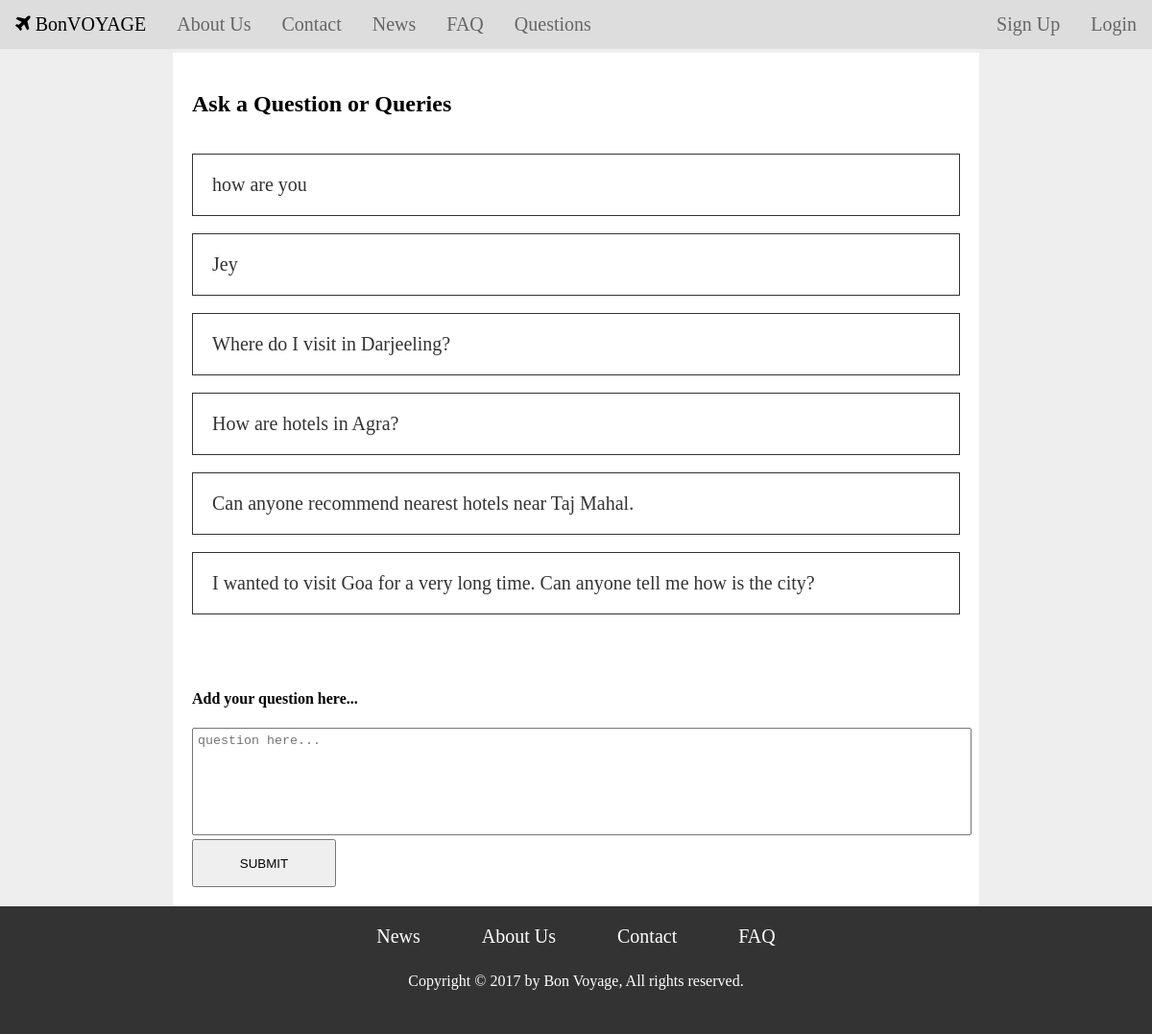
The app's page /questions/index.php with its own data.
### tables this page shows
CREATE TABLE `Questions` (
  `Id` int(11) NOT NULL,
  `Question` text NOT NULL,
  `Questioner` varchar(50) NOT NULL,
  `date_time` datetime NOT NULL
);

### questions/index.php (the view, shortened to what this page needs)
<?php
	include("../config.php");
	$sql = "SELECT * FROM Questions  ORDER BY date_time DESC";
	$result = mysqli_query($conn,$sql);
?>
<!DOCTYPE HTML>
<html>
	<head>
		<link rel="stylesheet" type="text/css" href="../css/navbar.css">
		<link rel="stylesheet" type="text/css" href="../css/content.css">
		<link rel="stylesheet" type="text/css" href="css/question.css">
		<link rel="stylesheet" type="text/css" href="../css/footer.css">
		<link rel="stylesheet" href="https://cdnjs.cloudflare.com/ajax/libs/font-awesome/4.7.0/css/font-awesome.min.css">
	</head>
	<body>
		<?php
			if(!isset($_SESSION['Username'])){
				include("../nav1.php");
			}
			else{
				include("../nav2.php");
				$username = $_SESSION['Username'];
			}
		?>
		<div class="br"></div>
		<div id="main">
			<div class="content">
				<h2>Ask a Question or Queries</h2><br>
				<?php
					if(mysqli_num_rows($result)==0){
						echo "<br><p>No questions uploaded yet. If you have any questions or queries then you can ask here.</p><br><br>";
					}
					else{
						while($row = mysqli_fetch_assoc($result)){
							$id = $row['Id'];
							$question = $row['Question'];
							echo "<a href='responses/?id=$id'>$question</a><br>";
						}
					}
				?>
			</div>
			<div class="question-section">
				<h4>Add your question here...</h4>
				<form name="questionform" class="questionForm" action="question.php" method="post">
					<textarea name="question" rows="10" cols="30" class="questionArea" placeholder="question here..." required></textarea><br>
					<input type="submit" id="questionButton" value="SUBMIT">
				</form>
			</div>
		</div>
		<?php include('../footer.php');?>
	</body>
</html>

### css/navbar.css (style rules this page uses)
body { margin: 0px; }

### css/content.css (style rules this page uses)
body { background-color: #eee; }
.content { max-width: 800px; margin: auto; padding: 20px; background-color: white; }

### questions/css/question.css (style rules this page uses)
.question-section { max-width: 800px; margin: auto; padding: 20px; background-color: white; text-align: left; }
.questionForm { text-align: left; }
.question-section .questionArea { width: 100%; height: 100px; resize: none; padding: 5px; }
#questionButton { width: 150px; height: 50px; }

### questions/index.php (style rules this page uses)
.content a { text-decoration: none; color: #333; font-size: 20px; padding: 20px; border: 1px solid #333; display: block; }

### records on screen
questions: Question "how are you"
questions: Question "Jey"
questions: Question "Where do I visit in Darjeeling?"
questions: Question "How are hotels in Agra?"
questions: Question "Can anyone recommend nearest hotels near Taj Mahal."
questions: Question "I wanted to visit Goa for a very long time. Can anyone tell me how is the city?"
